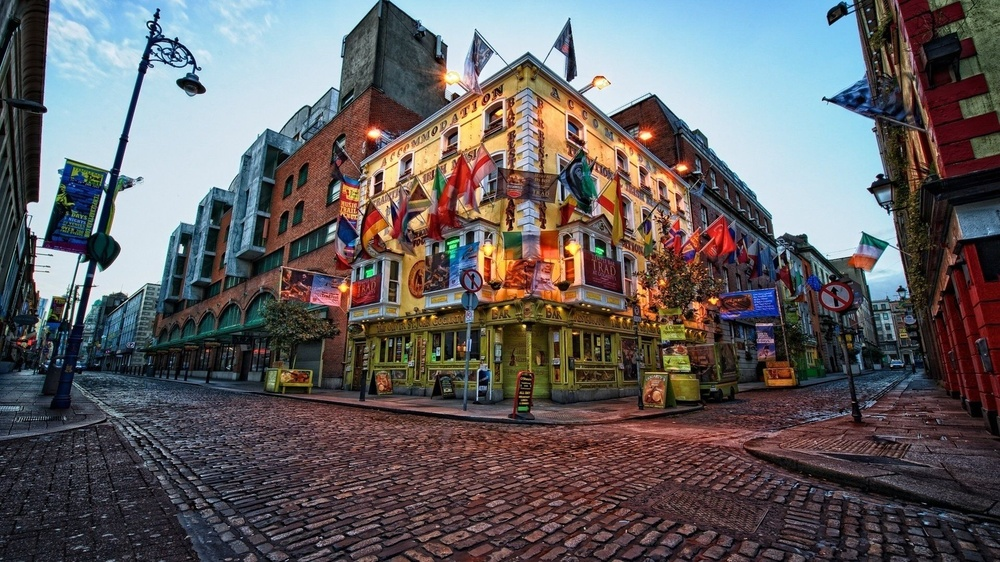
#> input picture dublin.jpg, 1000 x 562 px, shrunk from 1920 x 1080 before the run
$ python main.py
#> lines starting #> are read from the running program, lines starting #| are printed output that depends on the picture; after the words box and inside, x2 and y2 are one past the last pixel; in counts of white or black regions, pixels touching at a corner belong together
import cv2
import numpy as np

img_original = cv2.imread('dublin.jpg')
#> img_original is the input picture: shape (562, 1000, 3); mean B, G, R 97, 95.2, 98.9
img_with_kevin = cv2.imread('dublin_edited.jpg')
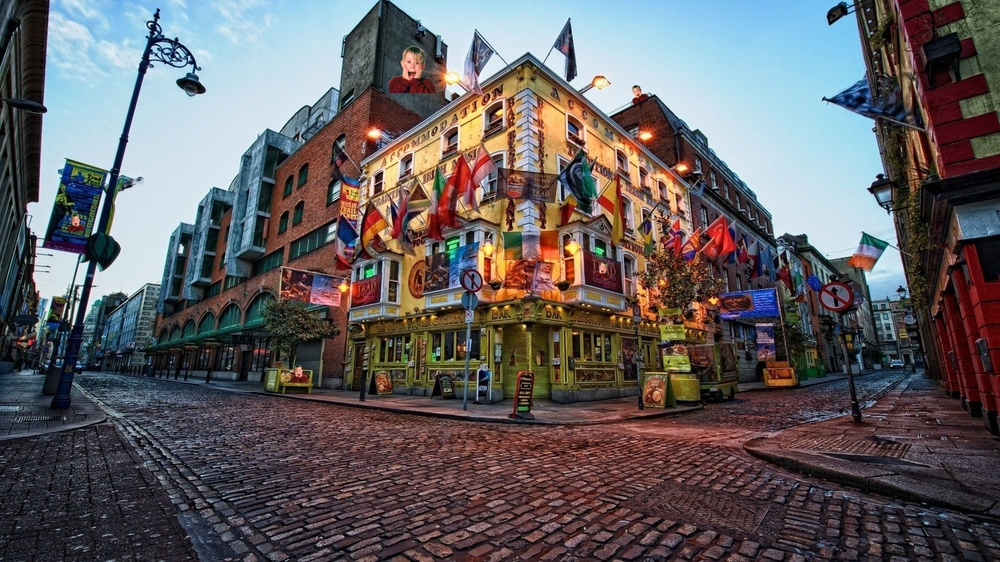
#> input picture dublin_edited.jpg, 1000 x 562 px, shrunk from 1920 x 1080 before the run
#> img_with_kevin is the input picture: shape (562, 1000, 3); mean B, G, R 97, 95.2, 99.1

height, width, use = img_original.shape
#> height = 562; width = 1000; use = 3

blue_original = np.zeros((height, width), dtype=np.uint8)
green_original = np.zeros((height, width), dtype=np.uint8)
red_original = np.zeros((height, width), dtype=np.uint8)

blue_modified = np.zeros((height, width), dtype=np.uint8)
green_modified = np.zeros((height, width), dtype=np.uint8)
red_modified = np.zeros((height, width), dtype=np.uint8)
diff_blue = np.zeros((height, width), dtype=np.uint8)
diff_green = np.zeros((height, width), dtype=np.uint8)
diff_red = np.zeros((height, width), dtype=np.uint8)

for y in range(height):
    for x in range(width):
        blue_original[y, x], green_original[y, x], red_original[y, x] = img_original[y, x]
        blue_modified[y, x], green_modified[y, x], red_modified[y, x] = img_with_kevin[y, x]
        diff_blue[y, x] = abs(int(blue_original[y, x]) - int(blue_modified[y, x]))/3
        diff_green[y, x] = abs(int(green_original[y, x]) - int(green_modified[y, x]))/3
        diff_red[y, x] = abs(int(red_original[y, x]) - int(red_modified[y, x]))/3
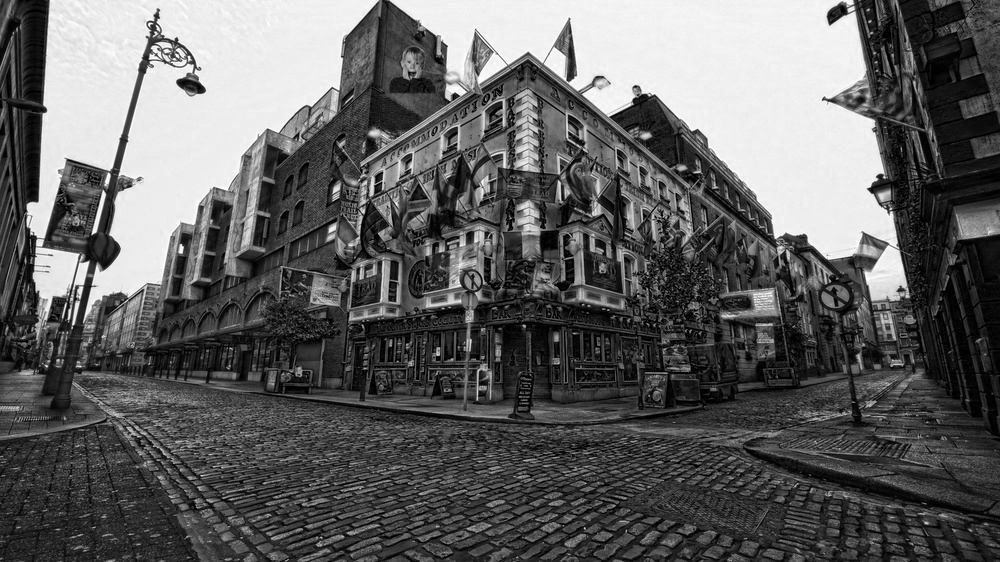
#> blue_modified: shape (562, 1000); min 0, max 255, mean 97


diff = np.zeros((height, width), dtype=np.uint8)
for y in range(height):
    for x in range(width):
        total_diff = diff_blue[y, x] + diff_green[y, x] + diff_red[y, x]
        diff[y, x] = np.clip(total_diff, 0, 255)


threshold = 11

mask = (diff > threshold)
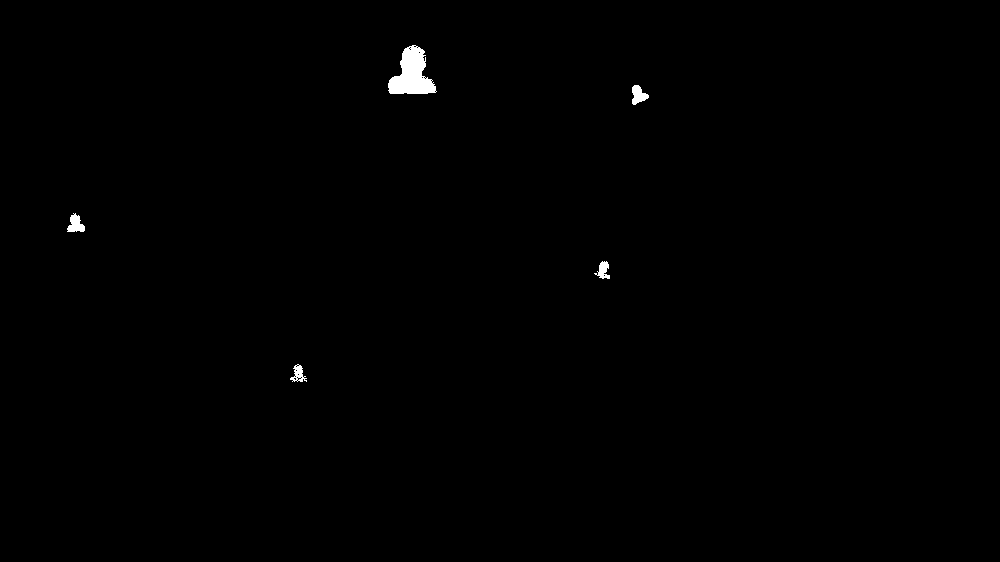
#> mask: shape (562, 1000) bool; 0.38% white; 5 white regions, box (x1, y1, x2, y2) and area: (388, 45, 437, 94) 1421, (67, 213, 85, 232) 215, (632, 85, 649, 105) 210, (594, 261, 610, 279) 157, (290, 364, 307, 382) 150

visited = np.zeros_like(mask, dtype=bool)
bounding_boxes = []

for y in range(height):
    for x in range(width):
        if mask[y, x] and not visited[y, x]:
            visited[y, x] = True

            range_x_left = max(0, x - 50)
            range_x_right = min(width, x + 50)
            range_y_down = min(height, y + 100)

            min_x, max_x, min_y, max_y = width, 0, height, 0
            for ny in range(y, range_y_down):
                for nx in range(range_x_left, range_x_right):
                    if mask[ny, nx]:
                        visited[ny, nx] = True
                        min_x, max_x = min(min_x, nx), max(max_x, nx)
                        min_y, max_y = min(min_y, ny), max(max_y, ny)

            if max_x - min_x > 0 and max_y - min_y > 0:
                bounding_box = (min_x, max_x, min_y, max_y)
                bounding_boxes.append(bounding_box)

for i, (x_min, y_min, x_max, y_max) in enumerate(bounding_boxes):
    print(f"Bounding Box {i+1}: Xmin={x_min}, Xmax={x_max}, Ymin={y_min}, Y_max={y_max}")

box_size = 2

i = 0
while i < len(bounding_boxes):
    frame = bounding_boxes[i]
    left = frame[0]
    right = frame[1]
    top = frame[2]
    bottom = frame[3]

    j = top - box_size
    while j <= bottom + box_size:
        blue_modified[j, left - box_size] = 255
        green_modified[j, left - box_size] = 0
        red_modified[j, left - box_size] = 0
        blue_modified[j, right + box_size] = 255
        green_modified[j, right + box_size] = 0
        red_modified[j, right + box_size] = 0
        j += 1

    j = left - box_size
    while j <= right + box_size:
        blue_modified[top - box_size, j] = 255
        green_modified[top - box_size, j] = 0
        red_modified[top - box_size, j] = 0
        blue_modified[bottom + box_size, j] = 255
        green_modified[bottom + box_size, j] = 0
        red_modified[bottom + box_size, j] = 0
        j += 1

    i += 1
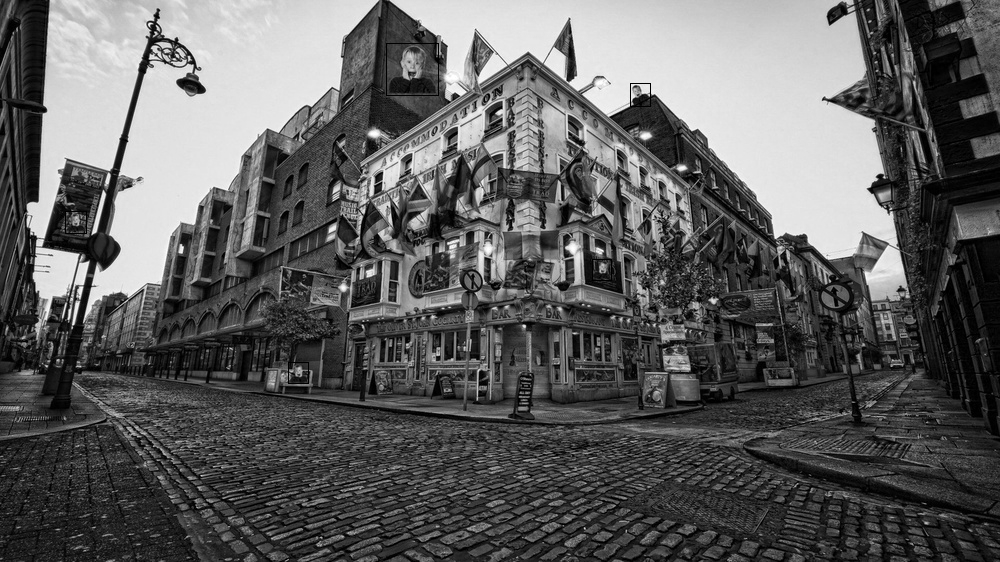
#> green_modified: shape (562, 1000); min 0, max 255, mean 95.1
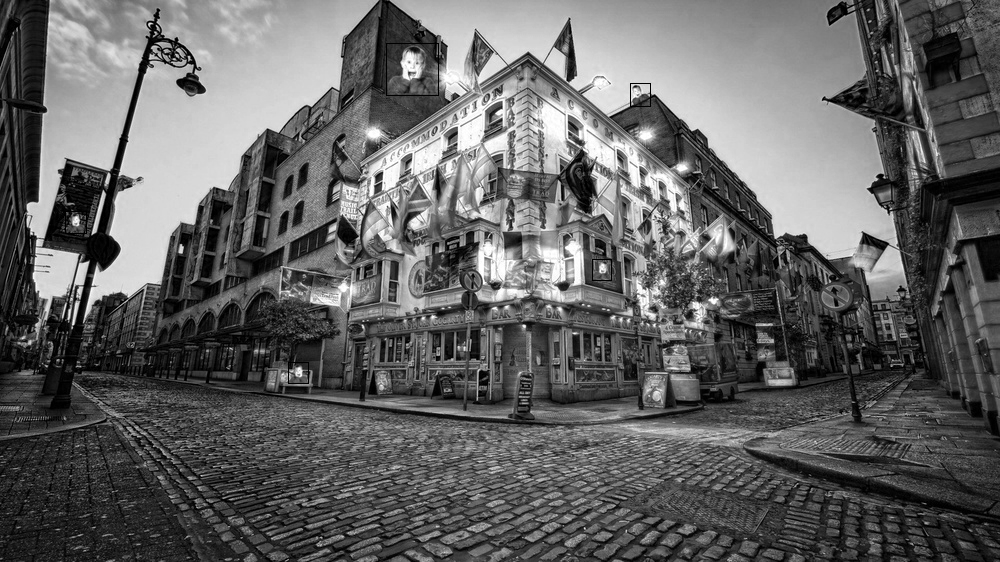
#> red_modified: shape (562, 1000); min 0, max 255, mean 99
#> after the loop, i = 5

biggest_frame = []
max_area = 0

for frame in bounding_boxes:
    x_min, x_max, y_min, y_max = frame
    area = (x_max - x_min) * (y_max - y_min)
    if area > max_area:
        max_area = area
        biggest_frame = frame
#> after the loop, max_area = 2304


merged_image = np.stack((blue_modified, green_modified, red_modified), axis=-1)

x_min, x_max, y_min, y_max = biggest_frame
#> x_min = 388; x_max = 436; y_min = 45; y_max = 93


diff2 = np.zeros((height, width), dtype=np.uint8)
for y in range(y_min, y_max):
    for x in range(x_min, x_max):
        total_diff = diff_blue[y, x] + diff_green[y, x] + diff_red[y, x]
        diff2[y, x] = np.clip(total_diff, 0, 255)

crop_width = x_max - x_min
#> crop_width = 48
crop_height = y_max - y_min
#> crop_height = 48

cropped_mask = mask[y_min:y_max, x_min:x_max]
#> cropped_mask: shape (48, 48) bool; 60.1% white; 8 black regions (6 under 20 px), largest, box (x1, y1, x2, y2) and area: (0, 0, 24, 38) 468, (26, 0, 48, 41) 441

for y in range(cropped_mask.shape[0]):
    left = 0
    right = 0

    for x in range(cropped_mask.shape[1]):
        if cropped_mask[y, x]:
            left = x
            if left == 1:
                left -= 1
            break

    for x in range(cropped_mask.shape[1] - 1, -1, -1):
        if cropped_mask[y, x]:
            right = x
            if right == cropped_mask.shape[1] - 2:
                right += 1
            break

    if left is not None and right is not None:
        for x in range(left, right + 1):
            cropped_mask[y, x] = True
#> cropped_mask: shape (48, 48) bool; 61.3% white; 3 black regions (1 under 20 px), largest, box (x1, y1, x2, y2) and area: (0, 0, 24, 35) 465, (28, 0, 48, 39) 425

for y in range(1, cropped_mask.shape[0] - 1):
    for x in range(cropped_mask.shape[1]):
        if cropped_mask[y - 1, x] == 1 and cropped_mask[y + 1, x] == 1:
            cropped_mask[y, x] = 1
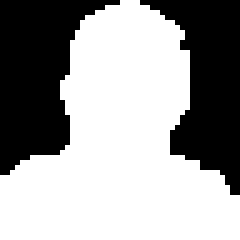
#> cropped_mask: shape (48, 48) bool (shown 5 times larger); 61.6% white; 2 black regions, box (x1, y1, x2, y2) and area: (0, 0, 24, 35) 465, (28, 0, 48, 39) 419

cropped_image = np.zeros((crop_height, crop_width, 4), dtype=np.uint8)
cropped_image[:, :, :3] = img_with_kevin[y_min:y_max, x_min:x_max, :]
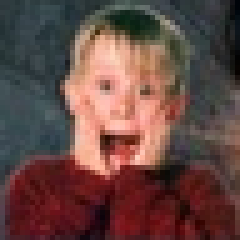
#> cropped_image: shape (48, 48, 4) (shown 5 times larger); mean B, G, R, A 67.2, 71.7, 101.7, 0
for y in range(cropped_mask.shape[0]):
    for x in range(cropped_mask.shape[1]):
        if cropped_mask[y, x]:
            cropped_image[y, x, 3] = 255
        else:
            cropped_image[y, x, 3] = 0

cv2.imwrite('wyciety_obraz.png', cropped_image)
cropped_mask_display = (cropped_mask.astype(np.uint8) * 255)
cv2.imshow('Wyciety Obraz', cropped_mask_display)
cv2.imwrite('zmodyfikowany_obraz.jpg', merged_image)

cv2.waitKey(0)
cv2.destroyAllWindows()
